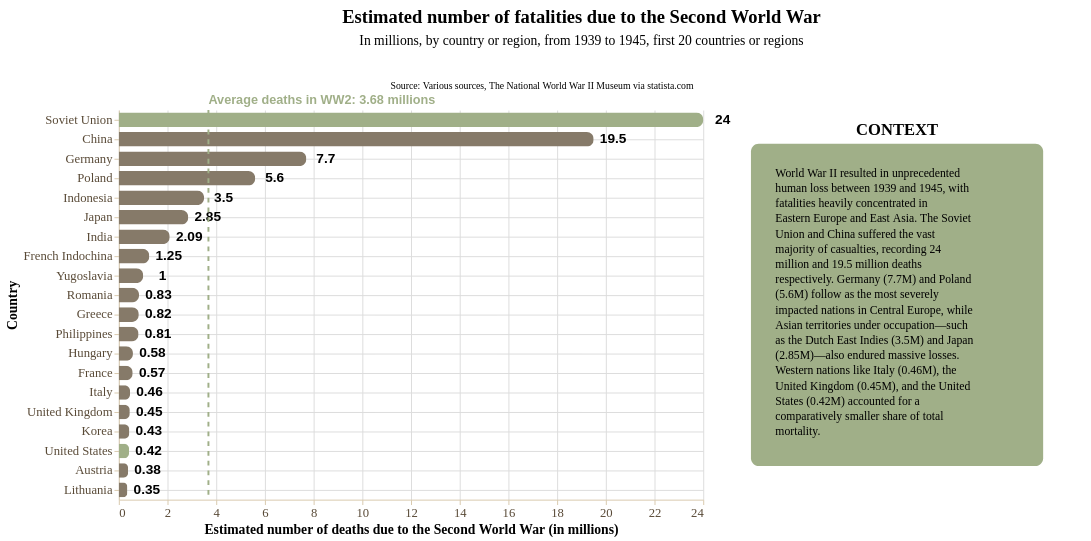

The notebook cell this image was saved under:
### Markdown cell above
Data story with **horizontal bar chart**

### Code cell
story = (
    pn.Story(
    #Builing the Story class object
        data = ww2_death,
        width = 600,
        height = 400,
        template = militaryTemplate #Using militaryTemplate
    )

    #Method invocation
    #Bar chart
    .mark_bar(
        cornerRadiusEnd = 7,
        size = 15
    )

    #Data encoding
    #To create a horizontal bar chart we plot the cathegorical data on Y and the numerical data on X
    .encode(
        y = alt.Y(
            "country:N",
            title = "Country", 
            axis = alt.Axis(
                grid = True,
            ),
            sort = "-x" #Sorting the data in a descending order
        ),
        x = alt.X(
            "death:Q",
            title = "Estimated number of deaths due to the Second World War (in millions)",
            axis = alt.Axis(
                grid = True
            ),
        ),
    )
    
    #Data source
    .add_source(
        text = "Source: Various sources, The National World War II Museum via statista.com",
        position = "top",
        align = "right"
    )
    
    #Title and subtitle
    .add_title(
        title = "Estimated number of fatalities due to the Second World War",
        subtitle = "In millions, by country or region, from 1939 to 1945, first 20 countries or regions",
        align = "center"
    )
    
    #Context area (on the right)
    .add_context(
        text = "World War II resulted in unprecedented human loss between 1939 and 1945, with fatalities heavily concentrated in Eastern Europe and East Asia. The Soviet Union and China suffered the vast majority of casualties, recording 24 million and 19.5 million deaths respectively. Germany (7.7M) and Poland (5.6M) follow as the most severely impacted nations in Central Europe, while Asian territories under occupation—such as the Dutch East Indies (3.5M) and Japan (2.85M)—also endured massive losses. Western nations like Italy (0.46M), the United Kingdom (0.45M), and the United States (0.42M) accounted for a comparatively smaller share of total mortality.",
        position = "right",
    )

    #Highlighting line (mean)
    .add_line(
        orientation = "vertical",
        value = ww2_death["death"],
        math = "mean",
        label_text = "Average deaths in WW2: 3.68 millions",
        label_font_size = 13,
        color = "rgb(160, 175, 136)",
        label_font_weight = "bold"
    )

    .add_highlight([24, 0.42])

    .add_labels_chart(
        values = "death:Q",
        font_weight = "bold",
        font_size = 14,
        dx = 20
    )

    .render()
)

story

### Figure 1 — Vega-Lite specification as saved in the notebook (floating-point values rounded to 4 significant figures)
{"config": {"view": {"continuousWidth": 300, "continuousHeight": 300, "strokeWidth": 0}, "axis": {"domainColor": "#d8c9ad", "grid": false, "labelColor": "#594a37", "labelFont": "Merriweather", "labelFontSize": 13, "tickColor": "#d8c9ad", "titleColor": "#000000", "titleFont": "Merriweather", "titleFontSize": 14}, "axisX": {"labelAngle": 0, "labelExpr": "length(datum.label) > 12 ? replace(datum.label, /\\s+/, '\\n') : datum.label", "labelLineHeight": 14}, "bar": {"color": "rgb(134, 122, 105)"}, "legend": {"labelColor": "#594a37", "labelFont": "Merriweather", "labelFontSize": 12, "titleColor": "#000000", "titleFont": "Merriweather", "titleFontSize": 12}, "line": {"color": "rgb(134, 122, 105)"}, "mark": {"strokeWidth": 2.5}, "point": {"color": "#000000", "filled": true, "size": 75}, "range": {"category": ["rgb(134, 122, 105)", "rgb(160, 175, 136)", "#348035", "#a46cc2", "#d96027"]}, "title": {"color": "#000000", "font": "Merriweather", "fontSize": 19}}, "vconcat": [{"layer": [{"mark": {"type": "rect", "color": "transparent"}}, {"mark": {"type": "text", "align": "center", "baseline": "top", "color": "#000000", "font": "Oswald", "fontSize": 19, "fontWeight": "bold", "text": "Estimated number of fatalities due to the Second World War"}, "encoding": {"x": {"value": 519.0}, "y": {"value": 4}}}, {"mark": {"type": "text", "align": "center", "baseline": "top", "color": "#000000", "font": "Merriweather", "fontSize": 14, "text": "In millions, by country or region, from 1939 to 1945, first 20 countries or regions"}, "encoding": {"x": {"value": 519.0}, "y": {"value": 30}}}], "data": {"name": "data-6fad5c34291b82fc9632cbce143d677a"}, "height": 58, "width": 1038.0}, {"hconcat": [{"layer": [{"mark": {"type": "bar", "cornerRadiusEnd": 7, "size": 15}, "encoding": {"color": {"condition": {"test": {"field": "death", "oneOf": [24.0, 0.42]}, "field": "death", "legend": null, "scale": {"domain": [24.0, 0.42], "range": ["rgb(160, 175, 136)", "rgb(160, 175, 136)"]}, "type": "quantitative"}, "value": "rgb(134, 122, 105)"}, "x": {"axis": {"grid": true}, "field": "death", "title": "Estimated number of deaths due to the Second World War (in millions)", "type": "quantitative"}, "y": {"axis": {"grid": true}, "field": "country", "sort": "-x", "title": "Country", "type": "nominal"}}}, {"mark": {"type": "text", "align": "center", "angle": 0, "color": "rgb(0, 0, 0)", "dx": 20, "dy": 0, "fontSize": 14, "fontWeight": "bold", "lineBreak": "\n"}, "encoding": {"text": {"field": "death", "type": "quantitative"}, "x": {"axis": {"grid": true}, "field": "death", "title": "Estimated number of deaths due to the Second World War (in millions)", "type": "quantitative"}, "y": {"axis": {"grid": true}, "field": "country", "sort": "-x", "title": "Country", "type": "nominal"}}}, {"data": {"name": "data-6fad5c34291b82fc9632cbce143d677a"}, "mark": {"type": "text", "align": "right", "baseline": "bottom", "color": "rgb(0, 0, 0)", "font": "Merriweather", "fontSize": 10, "lineBreak": "\n", "text": "Source: Various sources, The National World War II Museum via statista.com"}, "encoding": {"x": {"value": 590}, "y": {"value": -20}}}, {"layer": [{"data": {"name": "data-23ea9a2c7859aeb307b63e6d378b1709"}, "mark": {"type": "rule", "color": "rgb(160, 175, 136)", "strokeDash": [5, 5], "strokeWidth": 2}, "encoding": {"x": {"field": "x", "type": "quantitative"}}}, {"data": {"name": "data-f8e448491b4ee926464d9372c4a70949"}, "mark": {"type": "text", "align": "left", "color": "rgb(160, 175, 136)", "dx": 0, "dy": 0, "fontSize": 13, "fontStyle": "normal", "fontWeight": "bold"}, "encoding": {"text": {"value": "Average deaths in WW2: 3.68 millions"}, "x": {"field": "x", "type": "quantitative"}, "y": {"value": -10}}}]}], "data": {"name": "data-4729fe9a192cea9d0ea014e541cc79b6"}, "height": 400, "width": 600}, {"layer": [{"mark": {"type": "rect", "color": "rgb(160, 175, 136)", "cornerRadius": 8.0, "opacity": 1.0, "stroke": "rgba(0, 0, 0, 0)", "strokeWidth": 2.0}, "encoding": {"x": {"value": 0}, "x2": {"value": 300.0}, "y": {"value": 34.6}, "y2": {"value": 365.4}}}, {"mark": {"type": "text", "align": "left", "baseline": "top", "color": "rgb(0, 0, 0)", "font": "Merriweather", "fontSize": 12, "fontStyle": "normal", "fontWeight": "normal", "lineBreak": "\n", "lineHeight": 15.6, "text": "World War II resulted in unprecedented\nhuman loss between 1939 and 1945, with\nfatalities heavily concentrated in\nEastern Europe and East Asia. The Soviet\nUnion and China suffered the vast\nmajority of casualties, recording 24\nmillion and 19.5 million deaths\nrespectively. Germany (7.7M) and Poland\n(5.6M) follow as the most severely\nimpacted nations in Central Europe, while\nAsian territories under occupation—such\nas the Dutch East Indies (3.5M) and Japan\n(2.85M)—also endured massive losses.\nWestern nations like Italy (0.46M), the\nUnited Kingdom (0.45M), and the United\nStates (0.42M) accounted for a\ncomparatively smaller share of total\nmortality."}, "encoding": {"x": {"value": 25}, "y": {"value": 59.6}}}, {"mark": {"type": "text", "align": "center", "baseline": "bottom", "color": "rgb(0, 0, 0)", "font": "Merriweather", "fontSize": 17, "fontWeight": "bold", "text": "CONTEXT"}, "encoding": {"x": {"value": 150.0}, "y": {"value": 29.6}}}], "data": {"name": "data-6fad5c34291b82fc9632cbce143d677a"}, "height": 330.8, "width": 300.0}]}], "center": true, "resolve": {"axis": {"x": "shared", "y": "shared"}}, "$schema": "https://vega.github.io/schema/vega-lite/v6.4.1.json", "datasets": {"data-6fad5c34291b82fc9632cbce143d677a": [{"_": 0}], "data-4729fe9a192cea9d0ea014e541cc79b6": [{"country": "Soviet Union", "death": 24.0}, {"country": "China", "death": 19.5}, {"country": "Germany", "death": 7.7}, {"country": "Poland", "death": 5.6}, {"country": "Indonesia", "death": 3.5}, {"country": "Japan", "death": 2.85}, {"country": "India", "death": 2.09}, {"country": "French Indochina", "death": 1.25}, {"country": "Yugoslavia", "death": 1.0}, {"country": "Romania", "death": 0.83}, {"country": "Greece", "death": 0.82}, {"country": "Philippines", "death": 0.81}, {"country": "Hungary", "death": 0.58}, {"country": "France", "death": 0.57}, {"country": "Italy", "death": 0.46}, {"country": "United Kingdom", "death": 0.45}, {"country": "Korea", "death": 0.43}, {"country": "United States", "death": 0.42}, {"country": "Austria", "death": 0.38}, {"country": "Lithuania", "death": 0.35}], "data-23ea9a2c7859aeb307b63e6d378b1709": [{"x": 3.68}], "data-f8e448491b4ee926464d9372c4a70949": [{"x": 3.68, "label_y": 0}]}}
